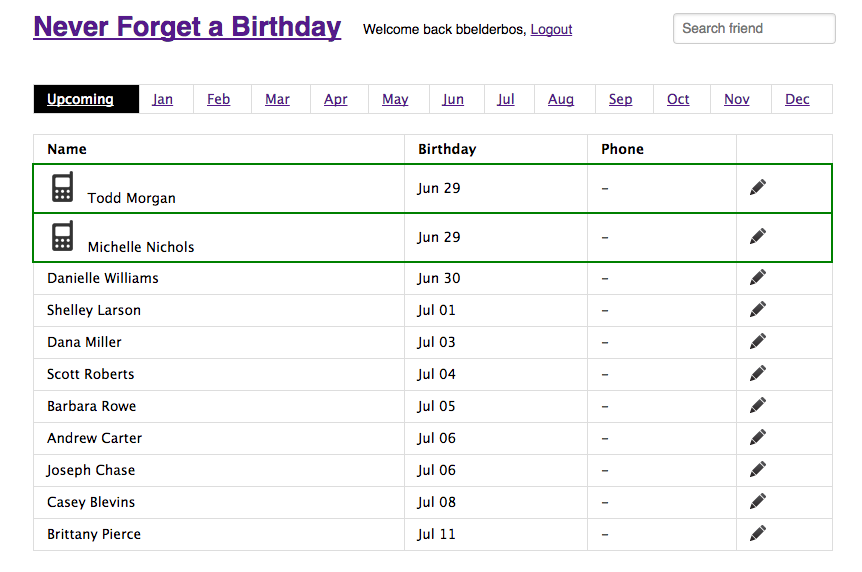
#> input picture app-printscreen.png, 862 x 572 px
$ python text_on_image.py   (older library calls are emulated)
#> lines starting #> are read from the running program, lines starting #| are printed output that depends on the picture
#> the answer given: app-printscreen.png
import os
import textwrap

from PIL import Image, ImageDraw, ImageFont
import requests

FONT_SIZE = 30
FONT = ImageFont.truetype('opensans.ttf', FONT_SIZE)
TEXT_COLOR = (0, 0, 0, 255)  # black, 100% opacity
OVERLAY_COLOR = (255, 255, 255, 178)  # white, ~70% opacity
TEXT_OFFSET = (20, 20)
TEXT_CHAR_LIMIT = 250
RESIZE_WIDTH = 500
TEXT_WIDTH = 30  # experimental
CARDS = 'cards'
IN_FILE = os.path.join(CARDS, 'input.png')
OUT_FILE = os.path.join(CARDS, 'output.png')


def download_url(url, in_file=IN_FILE, chunk_size=2000):
    print('Downloading {}'.format(url))
    r = requests.get(url, stream=True)
    print('Saving as {}'.format(in_file))

    with open(in_file, 'wb') as fd:
        for chunk in r.iter_content(chunk_size):
            fd.write(chunk)

    return in_file


def get_input(prompt):
    # https://stackoverflow.com/questions/30239092/how-to-get-multiline-input-from-user
    print(prompt)
    lines = []
    while True:
        line = input()
        if line:
            line = textwrap.fill(line, width=TEXT_WIDTH)
            lines.append(line)
        else:
            break
#> in create_img_with_text, base is the input picture: PIL image 862x572 RGBA; mean R, G, B, A 244.6, 245.4, 245.1, 255
    return '\n\n'.join(lines)


def _resize(img):
    basewidth = RESIZE_WIDTH
    wpercent = basewidth / float(img.size[0])
#> wpercent = 0.58
    hsize = int(float(img.size[1]) * float(wpercent))
#> hsize = 331
    return img.resize((basewidth, hsize), Image.ANTIALIAS)
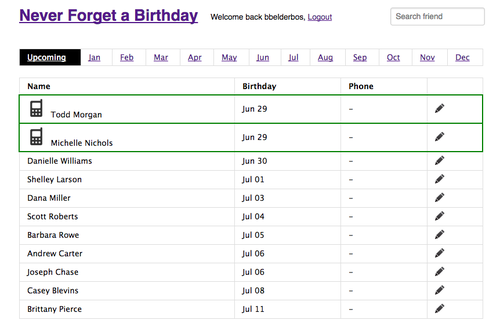
#> returned value: PIL image 500x331 RGBA; mean R, G, B, A 243.9, 244.9, 244.5, 255


def create_img_with_text(base_img, input_text, out_file=OUT_FILE):

    input_text = textwrap.fill(input_text, width=TEXT_WIDTH)

    if os.path.isfile(out_file):
        os.remove(out_file)

    base = Image.open(base_img).convert('RGBA')
    base = _resize(base)

    txt = Image.new('RGBA', base.size, OVERLAY_COLOR)

    draw_context = ImageDraw.Draw(txt)
    draw_context.text(TEXT_OFFSET, input_text, font=FONT, fill=TEXT_COLOR)

    out = Image.alpha_composite(base, txt)
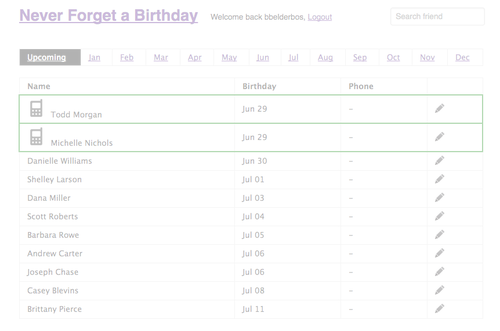
#> out: PIL image 500x331 RGBA; mean R, G, B, A 251.7, 251.9, 251.8, 255
    out.save(out_file)

    return out_file


if __name__ == '__main__':
    resource = input('Image file (local or url to download): ')

    if os.path.isfile(resource):
        base_img = resource
    else:
        base_img = download_url(resource)

    prompt = 'Text to put on image '
    prompt += '(max {} chars, double enter = end): '.format(TEXT_CHAR_LIMIT)
    input_text = get_input(prompt)
    input_text = input_text[:TEXT_CHAR_LIMIT]

    out_file = create_img_with_text(base_img, input_text)

    print('{} created'.format(out_file))
